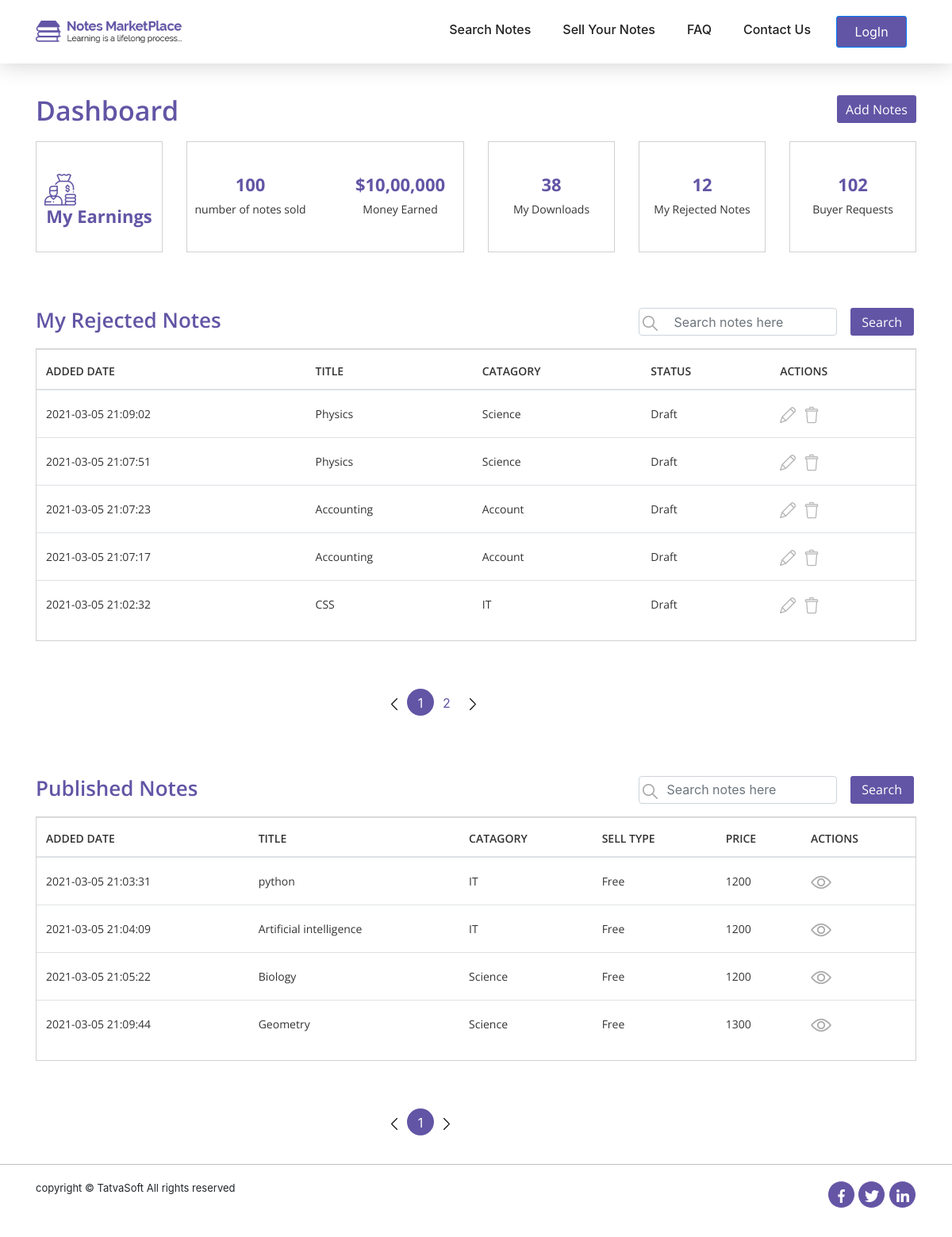
/PHP/user/dashboard.php, run on the app's committed database.
### tables this page shows
CREATE TABLE `seller_note` (
  `id` int(11) NOT NULL,
  `seller_id` int(11) NOT NULL,
  `status` int(11) NOT NULL,
  `action_by` int(11) DEFAULT NULL,
  `remarks` varchar(255) DEFAULT NULL,
  `published_date` datetime DEFAULT NULL,
  `title` varchar(100) NOT NULL,
  `catagory` int(11) NOT NULL,
  `display_picture` varchar(500) DEFAULT NULL,
  `note_type` int(11) DEFAULT NULL,
  `number_of_pages` int(11) DEFAULT NULL,
  `description` varchar(255) NOT NULL,
  `university` varchar(200) DEFAULT NULL,
  `country` int(11) DEFAULT NULL,
  `course` varchar(100) DEFAULT NULL,
  `course_code` varchar(100) DEFAULT NULL,
  `professor` varchar(100) DEFAULT NULL,
  `ispaid` int(11) NOT NULL,
  `selling_price` decimal(10,0) DEFAULT NULL,
  `notes_preview` varchar(255) DEFAULT NULL,
  `created_date` datetime DEFAULT NULL,
  `created_by` int(11) DEFAULT NULL,
  `modified_date` datetime DEFAULT NULL,
  `modified_by` int(11) DEFAULT NULL,
  `isactive` bit(1) NOT NULL
);

CREATE TABLE `category` (
  `id` int(11) NOT NULL,
  `name` varchar(100) NOT NULL,
  `description` varchar(191) NOT NULL,
  `created_date` datetime DEFAULT NULL,
  `created_by` int(11) DEFAULT NULL,
  `modified_date` datetime DEFAULT NULL,
  `modified_by` int(11) DEFAULT NULL,
  `isactive` bit(1) NOT NULL
);

CREATE TABLE `reference_data` (
  `id` int(11) NOT NULL,
  `value` varchar(100) NOT NULL,
  `data_value` varchar(100) NOT NULL,
  `ref_catagory` varchar(100) DEFAULT NULL,
  `created_date` datetime DEFAULT NULL,
  `created_by` int(11) DEFAULT NULL,
  `modified_date` datetime DEFAULT NULL,
  `modified_by` int(11) DEFAULT NULL,
  `isactive` bit(1) NOT NULL
);

### PHP/user/dashboard.php (the view, shortened to what the rows shown need)
<?php
include "config.php";
	$no_row=5;
	if(isset($_GET['page']))
	{
		$page=$_GET['page'];
	}
	else
	{
		$page=1;
	}
	if($page== "" || $page == 1)
	{
		$page_1 = 0;
	}
	else
	{
		$page_1=($page * $no_row) - $no_row;
	}
	if(isset($_POST['search_1']))
	{
    $search_field_1=$_POST['search_1_txt'];
    $query_count="SELECT * FROM seller_note WHERE status BETWEEN 6 and 8 AND title='$search_field_1'" ;
    $find_count=mysqli_query($conn,$query_count);
    $count=mysqli_num_rows($find_count);
    $count=ceil($count / $no_row);
		$query="SELECT sn.id,sn.created_date,sn.title,sn.catagory,sn.status,c.name,rd.value FROM seller_note sn INNER JOIN category c ON sn.catagory=c.id INNER JOIN reference_data rd ON sn.status=rd.id WHERE sn.title  LIKE '%$search_field_1%' AND status BETWEEN 6 and 8 AND sn.isactive=1 ORDER BY sn.id DESC LIMIT $page_1,$no_row";
      $result=mysqli_query($conn,$query);
	    if(!$result)
	    {
	        die('query failed'.mysqli_error());
	    }
	}
	else
	{
		$query="SELECT sn.id,sn.created_date,sn.title,sn.catagory,sn.status,c.name,rd.value FROM seller_note sn INNER JOIN category c ON sn.catagory=c.id INNER JOIN reference_data rd ON sn.status=rd.id WHERE sn.isactive=1 AND status BETWEEN 6 and 8 ORDER BY sn.id DESC LIMIT $page_1,$no_row";
	    $result=mysqli_query($conn,$query);
	}
?>
<!DOCTYPE html>
<html lang="en">
    <head>
        <link rel="stylesheet" href="css/bootstrap/bootstrap.min.css">
        <link rel="stylesheet" href="css/custom_css/style.css">
        <link rel="stylesheet" href="css/responsive.css">
    </head>
    <body>
        <section id="table-design">
            <div class ="content-box-md">
                <div class="container">
                    <div class="row">
                        <div class="col-md-12">
                            <div class="table-format table-responsive">
                            <table class="table">
                                  <thead>
                                    <tr>
                                      <th scope="col">ADDED DATE</th>
                                      <th scope="col">TITLE</th>
                                      <th scope="col">CATAGORY</th>
                                      <th scope="col">STATUS</th>
                                      <th scope="col">ACTIONS</th>
                                    </tr>
                                  </thead>
                                  <tbody>
                                    <?php while($row = mysqli_fetch_assoc($result))
                                    {?>
                                    <tr>
                                      <td><?php echo $row['created_date'];?></td>
                                      <td><?php echo $row['title'];?></td>
                                      <td><?php echo $row['name'];?></td>
                                      <td><?php echo $row['value'];?></td>
	                                   <?php if($row['status']==6)
	                                    {?>
	                                      <td><a href="add_note.php?note_id=<?php echo $row['id']?>"><img src="img/dashboard/edit.png"></a>&nbsp;&nbsp;
                                          <a href="delete_note.php?note_id=<?php echo $row['id']?>"><img src="img/front/delete.png"></a></td>
	                                   <?php }else{ ?>
	                                      <td><img src="img/front/eye.png"></td>
	                                    <?php } ?>
	                                </tr>
                                    <?php }?>
                                  </tbody>
                            </table>
                            </div>
                        </div>
                    </div>
                </div>
            </div>
        </section>
           <?php
           $limit=5;
            if(isset($_GET['pub_page']))
            {
              $pub_page=$_GET['pub_page'];
            }
            else
            {
              $pub_page=1;
            }
            if($pub_page== "" || $pub_page == 1)
            {
              $page_2 = 0;
            }
            else
            {
              $page_2=($page * $no_row) - $no_row;
            }
            if(isset($_POST['search_2']))
            {
              $search_field_2=$_POST['search_2_txt'];
              $find_pub_count=mysqli_query($conn,"SELECT * FROM seller_note WHERE status=9 AND title LIKE '%$search_field_2%'");
              $pub_count=mysqli_num_rows($find_pub_count);
              $pub_count=ceil($pub_count / $limit);
              $published_query="SELECT sn.created_date,sn.title,sn.catagory,sn.ispaid,sn.selling_price,c.name,rd.value FROM seller_note sn INNER JOIN category c ON sn.catagory=c.id INNER JOIN reference_data rd ON sn.ispaid=rd.id WHERE title LIKE '%$search_field_2%' AND status=9 LIMIT $page_2,$limit";
              $published_result=mysqli_query($conn,$published_query);
            }
            else
            {
              $published_query="SELECT sn.created_date,sn.title,sn.catagory,sn.ispaid,sn.selling_price,c.name,rd.value FROM seller_note sn INNER JOIN category c ON sn.catagory=c.id INNER JOIN reference_data rd ON sn.ispaid=rd.id WHERE status=9 LIMIT $page_2,$limit";
              $published_result=mysqli_query($conn,$published_query);
            }
            ?>
           <section id="table-design">
            <div class ="content-box-md">
                <div class="container">
                    <div class="row">
                        <div class="col-md-12">
                            <div class="table-format table-responsive">
                            <table class="table">
                                  <thead>
                                    <tr>
                                      <th scope="col">ADDED DATE</th>
                                      <th scope="col">TITLE</th>
                                      <th scope="col">CATAGORY</th>
                                      <th scope="col">SELL TYPE</th>
                                      <th scope="col">PRICE</th>
                                      <th scope="col">ACTIONS</th>
                                    </tr>
                                  </thead>
                                  <tbody>
                                    <?php
                                    while($row=mysqli_fetch_assoc($published_result)) {?>
                                      <tr>
                                      <td><?php echo $row['created_date'] ?></td>
                                      <td><?php echo $row['title'] ?></td>
                                      <td><?php echo $row['name'] ?></td>
                                      <td><?php echo $row['value'] ?></td>
                                      <td><?php echo $row['selling_price'] ?></td>
                                      <td><img src="img/front/eye.png"></td>
                                    </tr>
                                    <?php } ?>
                                  </tbody>
                            </table>
                            </div>
                        </div>
                    </div>
                </div>
            </div>
        </section>
    </body>
</html>

### data on the page
seller_note: created_date "2021-03-05 21:09:02", title "Physics", category.name "Science", status.value "Draft"
seller_note: created_date "2021-03-05 21:07:51", title "Physics", category.name "Science", status.value "Draft"
seller_note: created_date "2021-03-05 21:07:23", title "Accounting", category.name "Account", status.value "Draft"
seller_note: created_date "2021-03-05 21:07:17", title "Accounting", category.name "Account", status.value "Draft"
seller_note: created_date "2021-03-05 21:02:32", title "CSS", category.name "IT", status.value "Draft"
seller_note: created_date "2021-03-05 21:03:31", title "python", category.name "IT", reference_data.value "Free", selling_price "1200"
seller_note: created_date "2021-03-05 21:04:09", title "Artificial intelligence", category.name "IT", reference_data.value "Free", selling_price "1200"
seller_note: created_date "2021-03-05 21:05:22", title "Biology", category.name "Science", reference_data.value "Free", selling_price "1200"
seller_note: created_date "2021-03-05 21:09:44", title "Geometry", category.name "Science", reference_data.value "Free", selling_price "1300"
